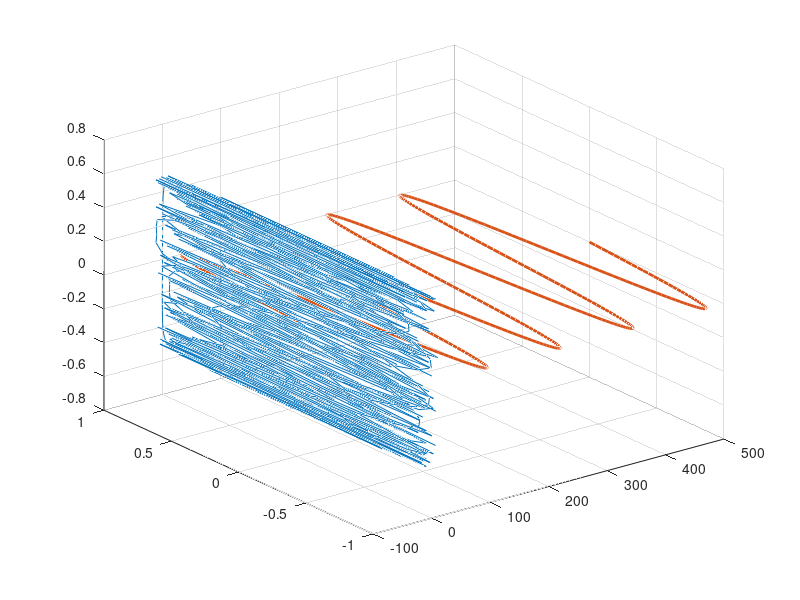

Source code (MATLAB):
t  = linspace (-4*pi, 4*pi, 500);
x = cos (t.^3);
y = cos (t).*sin (t);
z = sin (t);
plot3 (t, x, y, z, 'linewidth', 2), grid;

